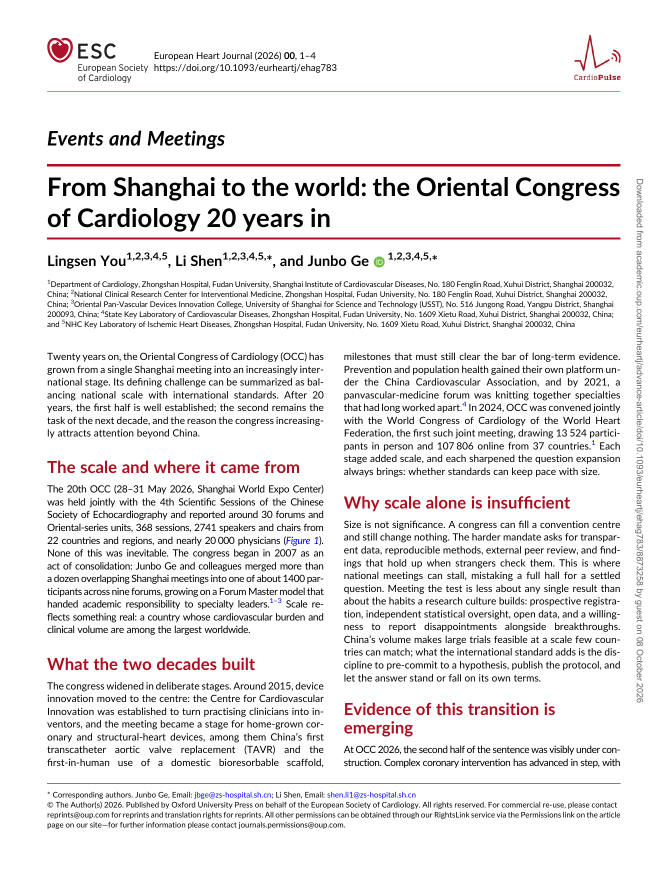
#> input picture ehj-occ-20-years-cover.png, 1323 x 1764 px (shown at 1/2 size)
$ python optimize-homepage-images.py
#> lines starting #> are read from the running program, lines starting #| are printed output that depends on the picture
"""Build responsive homepage thumbnails without altering source images.

Usage: python scripts/optimize-homepage-images.py
Requires Pillow with WebP support. Tested with Pillow 12.2.0.
The EHJ preview uses the same top-aligned 640:414 crop as the homepage CSS.
All other images preserve their complete original aspect ratio and contents.
"""

from __future__ import annotations

import hashlib
import json
from pathlib import Path

from PIL import Image, ImageOps, features


SITE_ROOT = Path(__file__).resolve().parents[1]
OUTPUT = SITE_ROOT / "assets" / "optimized"
PUBLICATION_IMAGES = (
    "ehj-occ-20-years-cover.png",
    "trends-molecular-medicine-suitcordance.jpg",
    "paper7.jpg",
    "paper6.jpg",
    "paper4.jpg",
    "csb-plla-ai-screening.jpg",
    "paper1.jpg",
    "paper2.jpg",
    "advanced-fiber-materials-v7-i4-cover.jpg",
    "paper5.jpg",
    "immune-world-model.png",
)


def sha256(path: Path) -> str:
    return hashlib.sha256(path.read_bytes()).hexdigest()


def rgb_image(path: Path) -> Image.Image:
    with Image.open(path) as source:
#> source is the input picture: PIL image 1323x1764 RGB; mean R, G, B 235.5, 233.4, 233.8
        image = ImageOps.exif_transpose(source)
        if image.mode in ("RGBA", "LA") or "transparency" in image.info:
            rgba = image.convert("RGBA")
            background = Image.new("RGBA", rgba.size, "white")
            return Image.alpha_composite(background, rgba).convert("RGB")
        return image.convert("RGB")


def thumbnail(image: Image.Image, width: int, ehj_crop: bool = False) -> Image.Image:
#> called with width = 320, ehj_crop = True
    if ehj_crop:
        # Fractional crop coordinates match object-fit: cover at aspect-ratio 640/414.
        height = round(width * 414 / 640)
        box = (0, 0, image.width, image.width * 414 / 640)
#> box = (0, 0, 1323, 855.8)
        return image.resize((width, height), Image.Resampling.LANCZOS, box=box)
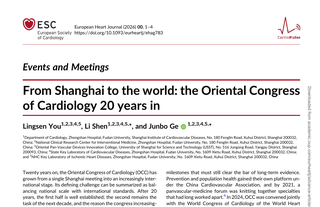
#> returned value: PIL image 320x207 RGB; mean R, G, B 235.5, 233.4, 233.6
    height = round(width * image.height / image.width)
    return image.resize((width, height), Image.Resampling.LANCZOS)


def main() -> None:
    if not features.check("webp"):
        raise RuntimeError("Pillow must include WebP encoding support")
    OUTPUT.mkdir(parents=True, exist_ok=True)
    manifest = []
    for filename in (*PUBLICATION_IMAGES, "avatar.jpg"):
        source = SITE_ROOT / filename
        source_hash = sha256(source)
        image = rgb_image(source)
        variants = []
        widths = (200, 400) if filename == "avatar.jpg" else (320, 640)
        for width in widths:
            result = thumbnail(image, width, filename == "ehj-occ-20-years-cover.png")
            output = OUTPUT / f"{source.stem}-{width}.webp"
            result.save(output, "WEBP", quality=88, method=6)
            with Image.open(output) as check:
                check.load()
                assert check.size == result.size
            variants.append({
                "path": output.relative_to(SITE_ROOT).as_posix(),
                "width": result.width,
                "height": result.height,
                "bytes": output.stat().st_size,
                "sha256": sha256(output),
            })
        assert sha256(source) == source_hash, f"Original image changed: {filename}"
        manifest.append({
            "source": filename,
            "source_width": image.width,
            "source_height": image.height,
            "source_bytes": source.stat().st_size,
            "source_sha256": source_hash,
            "variants": variants,
        })
#> pass 2 of the loop in main, `for filename in (*PUBLICATION_IMAGES, "avatar.jpg"):`:
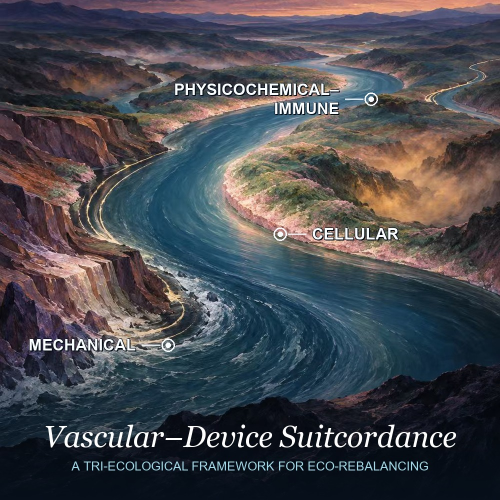
#> input picture trends-molecular-medicine-suitcordance.jpg, 1000 x 1000 px (shown at 1/2 size)
#> in rgb_image, source is the input picture: PIL image 1000x1000 RGB; mean R, G, B 72.8, 73.4, 79
#> in thumbnail (call 3), `return image.resize((width, height), Image.Resampling.LANCZOS)`:
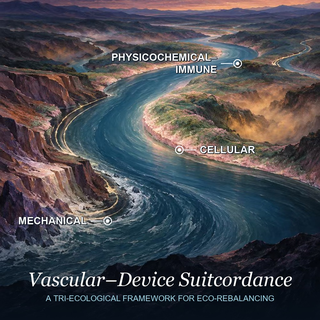
#> returned value: PIL image 320x320 RGB; mean R, G, B 72.8, 73.3, 78.9
#> check: PIL image 320x320 RGB
#> pass 3 of the loop in main, `for filename in (*PUBLICATION_IMAGES, "avatar.jpg"):`:
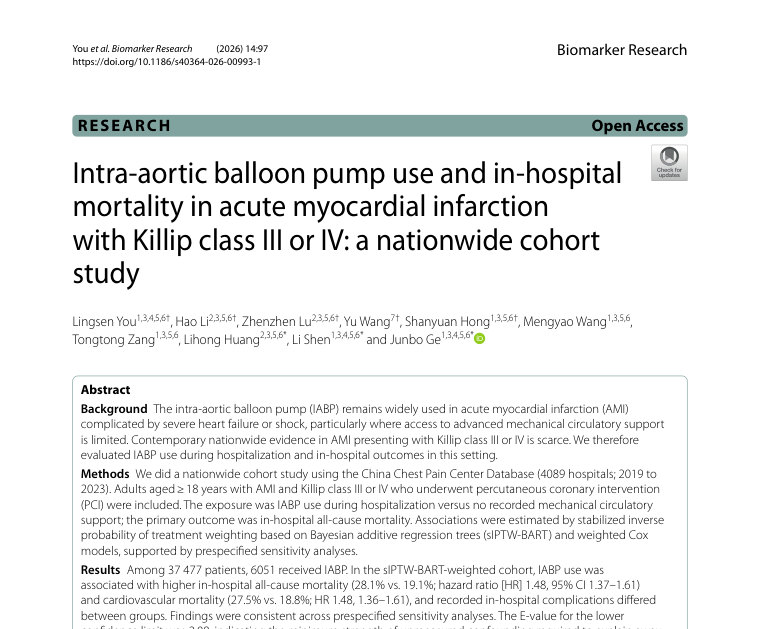
#> input picture paper7.jpg, 760 x 629 px
#> in rgb_image, source is the input picture: PIL image 760x629 RGB; mean R, G, B 238, 239, 238.8
#> in thumbnail (call 5), `return image.resize((width, height), Image.Resampling.LANCZOS)`:
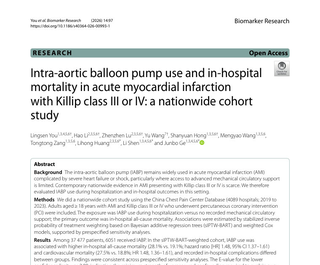
#> returned value: PIL image 320x265 RGB; mean R, G, B 237.3, 238.3, 238.2
#> check: PIL image 320x265 RGB
#> the loop made 7 passes; the first 3 are shown
    favicon = thumbnail(rgb_image(SITE_ROOT / "avatar.jpg"), 32)
    favicon.save(OUTPUT / "favicon-32.png", "PNG", optimize=True)
    print(json.dumps({
        "images": manifest,
        "favicon": {"path": "assets/optimized/favicon-32.png", "width": 32,
                    "height": 32, "bytes": (OUTPUT / "favicon-32.png").stat().st_size},
        "original_total_bytes": sum(item["source_bytes"] for item in manifest),
        "small_variant_total_bytes": sum(item["variants"][0]["bytes"] for item in manifest),
        "retina_variant_total_bytes": sum(item["variants"][1]["bytes"] for item in manifest),
    }, indent=2))


if __name__ == "__main__":
#> (the run stopped early here; a loop or call above may not have finished)
